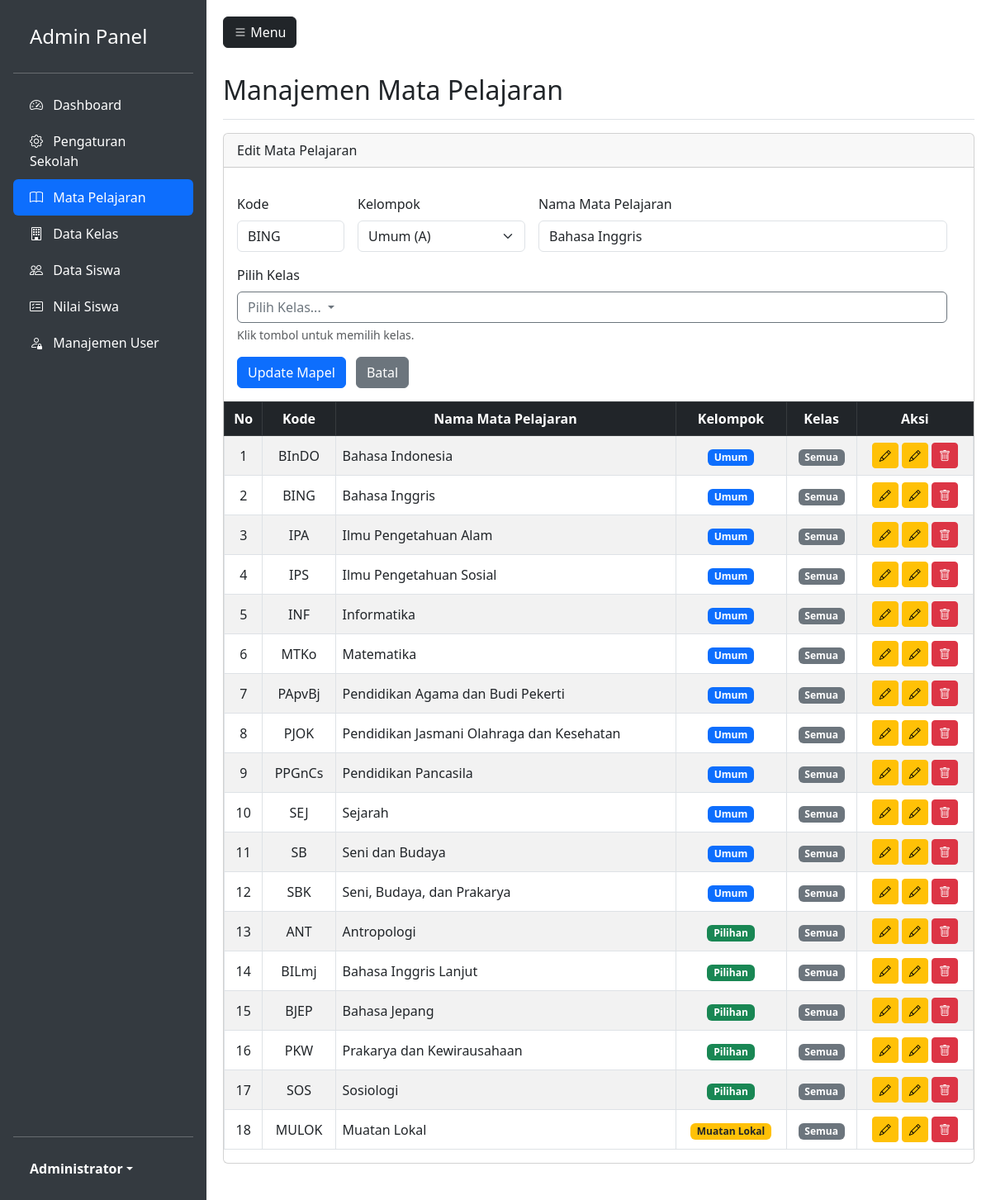
Screenshot of /admin/subjects.php?edit=7 (signed in) with the database file from the repository.
### tables this page shows
CREATE TABLE `subjects` (
  `id` int(11) NOT NULL,
  `code` varchar(20) DEFAULT NULL,
  `name` varchar(100) NOT NULL,
  `type` enum('General','Elective','Local') NOT NULL DEFAULT 'General',
  `class_name` text DEFAULT NULL
);

### admin/subjects.php (the view, shortened to what this page needs)
<?php
require_once 'header.php';
$subjects = $pdo->query("SELECT * FROM subjects ORDER BY type, name")->fetchAll();
$editSubject = null;
if (isset($_GET['edit'])) {
    $stmt = $pdo->prepare("SELECT * FROM subjects WHERE id = ?");
    $stmt->execute([$_GET['edit']]);
    $editSubject = $stmt->fetch();
}
?>
<div class="d-flex justify-content-between flex-wrap flex-md-nowrap align-items-center pt-3 pb-2 mb-3 border-bottom">
    <h1 class="h2">Manajemen Mata Pelajaran</h1>
</div>
<div class="card mb-4">
    <div class="card-header"><?= $editSubject ? 'Edit' : 'Tambah' ?> Mata Pelajaran</div>
    <div class="card-body">
        <form method="POST" action="subjects.php">
            <div class="row g-3">
            <div class="row g-3">
                <div class="col-4 col-md-2">
                    <label class="form-label">Kode</label>
                    <input type="text" name="code" class="form-control" placeholder="Kode" value="<?= $editSubject['code'] ?? '' ?>" required>
                </div>
                <div class="col-8 col-md-3">
                    <label class="form-label">Kelompok</label>
                    <select name="type" class="form-select" required>
                        <option value="General" <?= ($editSubject['type'] ?? '') == 'General' ? 'selected' : '' ?>>Umum (A)</option>
                    </select>
                </div>
                <div class="col-12 col-md-7">
                    <label class="form-label">Nama Mata Pelajaran</label>
                    <input type="text" name="name" class="form-control" placeholder="Nama Mapel" value="<?= $editSubject['name'] ?? '' ?>" required>
                </div>
                <div class="col-12">
                    <label class="form-label">Pilih Kelas</label>
                    <div class="dropdown">
                        <button class="btn btn-outline-secondary w-100 text-start dropdown-toggle" type="button" id="dropdownClasses" data-bs-toggle="dropdown" aria-expanded="false">
                            Pilih Kelas...
                        </button>
                    </div>
                    <div class="form-text text-muted">Klik tombol untuk memilih kelas.</div>
                </div>
                <div class="col-12">
                    <button type="submit" class="btn btn-primary"><?= $editSubject ? 'Update Mapel' : 'Simpan Mapel' ?></button>
                    <?php if ($editSubject): ?>
                        <a href="subjects.php" class="btn btn-secondary ms-2">Batal</a>
                    <?php endif; ?>
                </div>
            </div>
        </form>
    </div>
</div>
<div class="table-responsive">
    <table class="table table-striped table-bordered text-center align-middle">
        <thead class="table-dark">
            <tr>
                <th>No</th>
                <th>Kode</th>
                <th>Nama Mata Pelajaran</th>
                <th>Kelompok</th>
                <th>Kelas</th>
                <th>Aksi</th>
            </tr>
        </thead>
        <tbody>
            <?php foreach ($subjects as $index => $subject): ?>
            <tr>
                <td><?= $index + 1 ?></td>
                <td><?= htmlspecialchars($subject['code']) ?></td>
                <td class="text-start"><?= htmlspecialchars($subject['name']) ?></td>
                <td>
                    <?php
                    if($subject['type'] == 'General') echo '<span class="badge bg-primary">Umum</span>';
                    elseif($subject['type'] == 'Elective') echo '<span class="badge bg-success">Pilihan</span>';
                    else echo '<span class="badge bg-warning text-dark">Muatan Lokal</span>';
                    ?>
                </td>
                <td class="text-center">
                    <?php
                    $classList = explode(',', $subject['class_name'] ?? 'Semua');
                    if(in_array('Semua', $classList)): ?>
                        <span class="badge bg-secondary">Semua</span>
                    <?php else:
                        foreach($classList as $c): ?>
                            <span class="badge bg-info text-dark mb-1"><?= htmlspecialchars($c) ?></span>
                        <?php endforeach;
                    endif; ?>
                </td>
                <td>
                    <a href="subjects.php?edit=<?= $subject['id'] ?>" class="btn btn-sm btn-warning"><i class="bi bi-pencil"></i></a>
                    <a href="subjects.php?edit=<?= $subject['id'] ?>" class="btn btn-sm btn-warning"><i class="bi bi-pencil"></i></a>
                    <form method="POST" class="d-inline" onsubmit="return confirm('Hapus mapel ini?')">
                        <button type="submit" class="btn btn-sm btn-danger"><i class="bi bi-trash"></i></button>
                    </form>
                </td>
            </tr>
            <?php endforeach; ?>
        </tbody>
    </table>
</div>
<?php require_once 'footer.php'; ?>

### admin/header.php (style rules this page uses)
body { min-height: 100vh; overflow-x: hidden; }

### rows the page displays
subjects: code "BING", type "Umum (A)", name "Bahasa Inggris", class_name "Semua"
subjects: code "BInDO", name "Bahasa Indonesia", type "Umum", class_name "Semua"
subjects: code "IPA", name "Ilmu Pengetahuan Alam", type "Umum", class_name "Semua"
subjects: code "IPS", name "Ilmu Pengetahuan Sosial", type "Umum", class_name "Semua"
subjects: code "INF", name "Informatika", type "Umum", class_name "Semua"
subjects: code "MTKo", name "Matematika", type "Umum", class_name "Semua"
subjects: code "PApvBj", name "Pendidikan Agama dan Budi Pekerti", type "Umum", class_name "Semua"
subjects: code "PJOK", name "Pendidikan Jasmani Olahraga dan Kesehatan", type "Umum", class_name "Semua"
subjects: code "PPGnCs", name "Pendidikan Pancasila", type "Umum", class_name "Semua"
subjects: code "SEJ", name "Sejarah", type "Umum", class_name "Semua"
subjects: code "SB", name "Seni dan Budaya", type "Umum", class_name "Semua"
subjects: code "SBK", name "Seni, Budaya, dan Prakarya", type "Umum", class_name "Semua"
subjects: code "ANT", name "Antropologi", type "Pilihan", class_name "Semua"
subjects: code "BILmj", name "Bahasa Inggris Lanjut", type "Pilihan", class_name "Semua"
subjects: code "BJEP", name "Bahasa Jepang", type "Pilihan", class_name "Semua"
subjects: code "PKW", name "Prakarya dan Kewirausahaan", type "Pilihan", class_name "Semua"
subjects: code "SOS", name "Sosiologi", type "Pilihan", class_name "Semua"
subjects: code "MULOK", name "Muatan Lokal", type "Muatan Lokal", class_name "Semua"

### other values shown
$_SESSION['user_name'] "Administrator"
